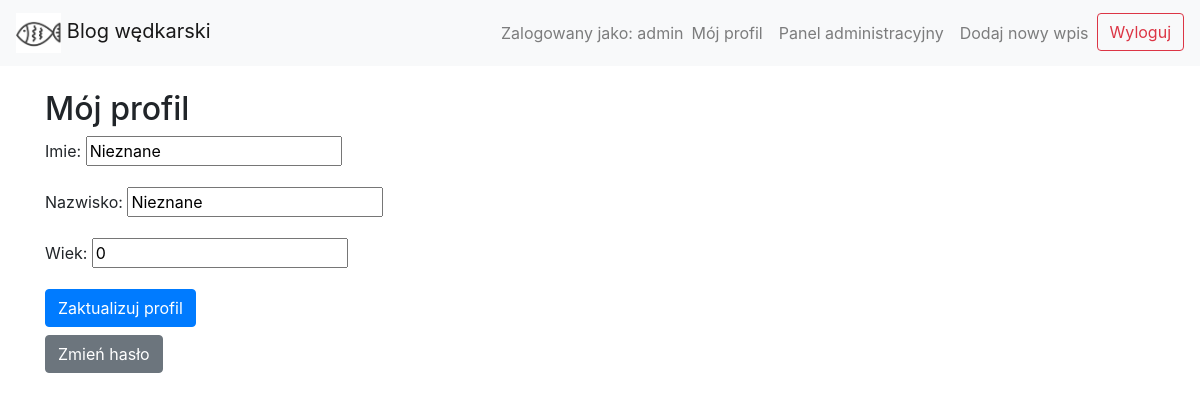
The app's page /profile/ (signed in) with its own data.
### blog/models.py (models this page shows)
class CustomUser(AbstractUser):
    imie = models.CharField(max_length=30, default='Nieznane')
    nazwisko = models.CharField(max_length=30, default='Nieznane')
    wiek = models.PositiveIntegerField(default=0)

### blog/views.py (the view)
# urls.py: path('profile/', views.profile, name='profile'),
@login_required
def profile(request):
    if request.method == 'POST':
        user_form = UserUpdateForm(request.POST, instance=request.user)
        if user_form.is_valid():
            user_form.save()
            return redirect('profile')
    else:
        user_form = UserUpdateForm(instance=request.user)
    return render(request, 'profile.html', {'user_form': user_form})

### blog/forms.py
class UserUpdateForm(forms.ModelForm):
    class Meta:
        model = CustomUser
        fields = ['imie', 'nazwisko', 'wiek']

### templates/profile.html (shortened to what this page needs)
{% extends 'base.html' %}
{% block content %}
<h2>Mój profil</h2>
<form method="post" class="form">
    {{ user_form.as_p }}
    <button type="submit" class="btn btn-primary">Zaktualizuj profil</button>
</form>
<a href="{% url 'change_password' %}" class="btn btn-secondary mt-2">Zmień hasło</a>
{% endblock %}

### templates/base.html (shortened to what this page needs)
<!DOCTYPE html>
<html lang="pl">
<head>
    {% load static %}
    <link href="https://stackpath.bootstrapcdn.com/bootstrap/4.5.2/css/bootstrap.min.css" rel="stylesheet">
</head>
<body>
    <nav class="navbar navbar-expand-lg navbar-light bg-light">
        <a class="navbar-brand" href="{% url 'index' %}">
            <img src="{% static 'images/fish_icon.png' %}" alt="Logo">
            Blog wędkarski
        </a>
        <div class="collapse navbar-collapse">
            <ul class="navbar-nav ml-auto">
                {% if user.is_authenticated %}
                    <li class="nav-item">
                        <span class="navbar-text">Zalogowany jako: {{ user.username }}</span>
                    </li>
                    <li class="nav-item">
                        <a class="nav-link" href="{% url 'profile' %}">Mój profil</a>
                    </li>
                    {% if user.is_staff %}
                        <li class="nav-item">
                            <a class="nav-link" href="{% url 'admin:index' %}">Panel administracyjny</a>
                        </li>
                    {% endif %}
                    <li class="nav-item">
                        <a class="nav-link" href="{% url 'create_post' %}">Dodaj nowy wpis</a>
                    </li>
                    <li class="nav-item">
                        <form class="form-inline" method="post" action="{% url 'logout' %}">
                            <button class="btn btn-outline-danger" type="submit">Wyloguj</button>
                        </form>
                    </li>
                {% endif %}
            </ul>
        </div>
    </nav>
    <div class="container mt-4">
        {% block content %}{% endblock %}
    </div>
</body>
</html>

### records on screen
CustomUser: username "admin", imie "Nieznane", nazwisko "Nieznane", wiek "0"
